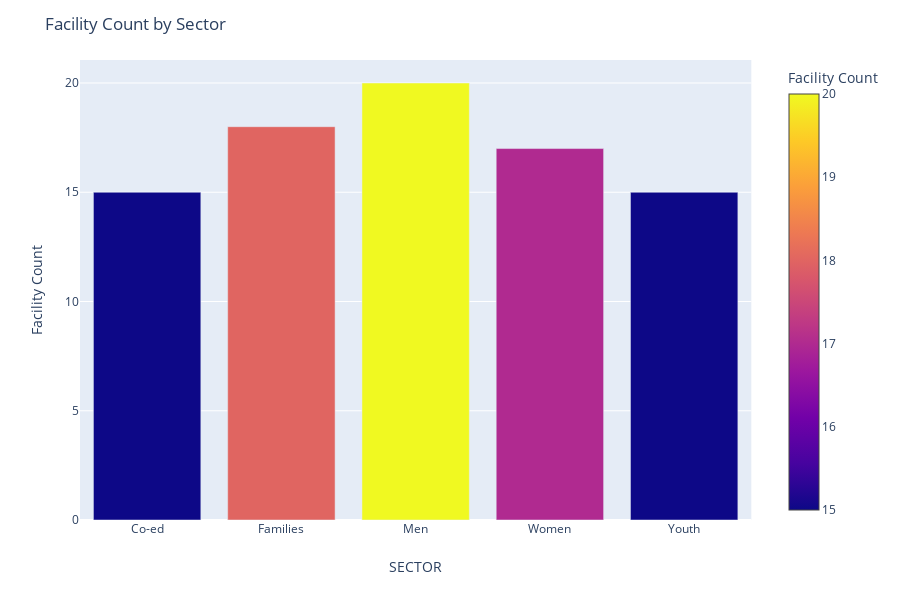

Notebook source saved alongside this figure:
### Code cell
fig = px.bar(
    facility_count_by_sector, 
    x='SECTOR', 
    y='FACILITY_NAME',
    color='FACILITY_NAME',
    labels={'FACILITY_NAME': 'Facility Count'}
)

fig.update_layout(title_text='Facility Count by Sector')

fig.show()

### Figure 1 — Plotly figure (JSON) as saved in the notebook; plotly's stock layout.template omitted (floating-point values rounded to 4 significant figures)
{"data": [{"alignmentgroup": "True", "hoverlabel": {"namelength": 0}, "hovertemplate": "SECTOR=%{x}<br>Facility Count=%{marker.color}", "legendgroup": "", "marker": {"color": [15, 18, 20, 17, 15], "coloraxis": "coloraxis"}, "name": "", "offsetgroup": "", "orientation": "v", "showlegend": false, "textposition": "auto", "type": "bar", "x": ["Co-ed", "Families", "Men", "Women", "Youth"], "xaxis": "x", "y": [15, 18, 20, 17, 15], "yaxis": "y"}], "layout": {"barmode": "relative", "coloraxis": {"colorbar": {"title": {"text": "Facility Count"}}, "colorscale": [[0, "#0d0887"], [0.1111, "#46039f"], [0.2222, "#7201a8"], [0.3333, "#9c179e"], [0.4444, "#bd3786"], [0.5556, "#d8576b"], [0.6667, "#ed7953"], [0.7778, "#fb9f3a"], [0.8889, "#fdca26"], [1, "#f0f921"]]}, "height": 600, "legend": {"tracegroupgap": 0}, "margin": {"t": 60}, "title": {"text": "Facility Count by Sector"}, "xaxis": {"anchor": "y", "domain": [0, 0.98], "title": {"text": "SECTOR"}}, "yaxis": {"anchor": "x", "domain": [0, 1], "title": {"text": "Facility Count"}}}}
